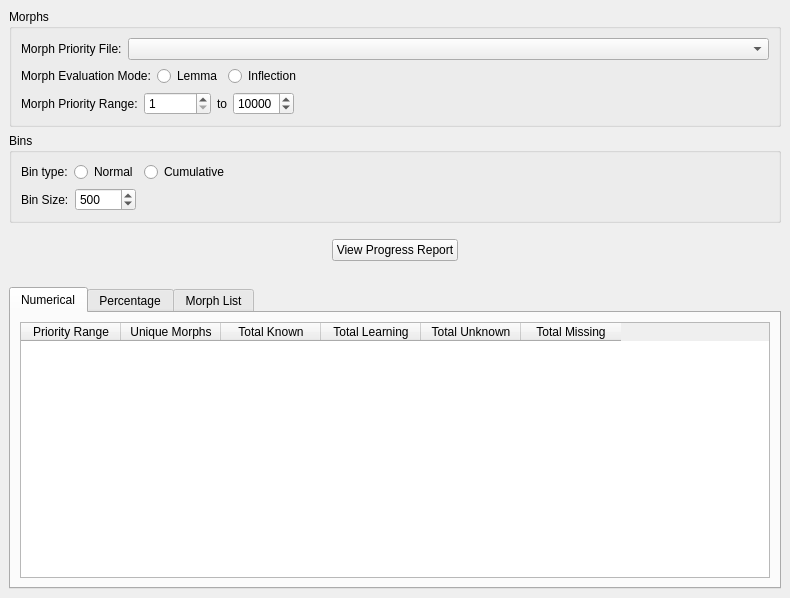
<?xml version="1.0" encoding="UTF-8"?>
<ui version="4.0">
 <class>ProgressionWindow</class>
 <widget class="QMainWindow" name="ProgressionWindow">
  <property name="geometry">
   <rect>
    <x>0</x>
    <y>0</y>
    <width>790</width>
    <height>598</height>
   </rect>
  </property>
  <property name="windowTitle">
   <string>Progression</string>
  </property>
  <widget class="QWidget" name="centralwidget">
   <layout class="QVBoxLayout" name="verticalLayout_4">
    <item>
     <widget class="QGroupBox" name="groupBox">
      <property name="title">
       <string>Morphs</string>
      </property>
      <layout class="QVBoxLayout" name="verticalLayout">
       <item>
        <layout class="QHBoxLayout" name="horizontalLayout_7">
         <item>
          <widget class="QLabel" name="label_6">
           <property name="sizePolicy">
            <sizepolicy hsizetype="Maximum" vsizetype="Preferred">
             <horstretch>0</horstretch>
             <verstretch>0</verstretch>
            </sizepolicy>
           </property>
           <property name="text">
            <string>Morph Priority File:</string>
           </property>
          </widget>
         </item>
         <item>
          <widget class="QComboBox" name="morphPriorityCBox">
           <property name="sizePolicy">
            <sizepolicy hsizetype="Minimum" vsizetype="Fixed">
             <horstretch>0</horstretch>
             <verstretch>0</verstretch>
            </sizepolicy>
           </property>
           <property name="currentIndex">
            <number>-1</number>
           </property>
           <property name="sizeAdjustPolicy">
            <enum>QComboBox::AdjustToContents</enum>
           </property>
           <property name="placeholderText">
            <string/>
           </property>
          </widget>
         </item>
        </layout>
       </item>
       <item>
        <layout class="QHBoxLayout" name="horizontalLayout">
         <item>
          <widget class="QLabel" name="label">
           <property name="enabled">
            <bool>true</bool>
           </property>
           <property name="sizePolicy">
            <sizepolicy hsizetype="Minimum" vsizetype="Minimum">
             <horstretch>0</horstretch>
             <verstretch>0</verstretch>
            </sizepolicy>
           </property>
           <property name="font">
            <font>
             <bold>false</bold>
            </font>
           </property>
           <property name="toolTip">
            <string>Changeable in settings</string>
           </property>
           <property name="text">
            <string>Morph Evaluation Mode:</string>
           </property>
          </widget>
         </item>
         <item>
          <widget class="QRadioButton" name="lemmaRadioButton">
           <property name="enabled">
            <bool>true</bool>
           </property>
           <property name="toolTip">
            <string>Changeable in settings</string>
           </property>
           <property name="text">
            <string>Lemma</string>
           </property>
           <attribute name="buttonGroup">
            <string notr="true">buttonGroup_2</string>
           </attribute>
          </widget>
         </item>
         <item>
          <widget class="QRadioButton" name="inflectionRadioButton">
           <property name="enabled">
            <bool>true</bool>
           </property>
           <property name="toolTip">
            <string>Changeable in settings</string>
           </property>
           <property name="text">
            <string>Inflection</string>
           </property>
           <attribute name="buttonGroup">
            <string notr="true">buttonGroup_2</string>
           </attribute>
          </widget>
         </item>
         <item>
          <spacer name="horizontalSpacer_2">
           <property name="orientation">
            <enum>Qt::Horizontal</enum>
           </property>
           <property name="sizeHint" stdset="0">
            <size>
             <width>40</width>
             <height>20</height>
            </size>
           </property>
          </spacer>
         </item>
        </layout>
       </item>
       <item>
        <layout class="QHBoxLayout" name="horizontalLayout_3">
         <item>
          <widget class="QLabel" name="label_2">
           <property name="text">
            <string>Morph Priority Range:</string>
           </property>
          </widget>
         </item>
         <item>
          <widget class="QSpinBox" name="minPrioritySpinBox">
           <property name="layoutDirection">
            <enum>Qt::LeftToRight</enum>
           </property>
           <property name="minimum">
            <number>1</number>
           </property>
           <property name="maximum">
            <number>100000</number>
           </property>
           <property name="singleStep">
            <number>500</number>
           </property>
          </widget>
         </item>
         <item>
          <widget class="QLabel" name="label_4">
           <property name="text">
            <string>to</string>
           </property>
          </widget>
         </item>
         <item>
          <widget class="QSpinBox" name="maxPrioritySpinBox">
           <property name="minimum">
            <number>1</number>
           </property>
           <property name="maximum">
            <number>50000</number>
           </property>
           <property name="singleStep">
            <number>500</number>
           </property>
           <property name="value">
            <number>10000</number>
           </property>
          </widget>
         </item>
         <item>
          <spacer name="horizontalSpacer">
           <property name="orientation">
            <enum>Qt::Horizontal</enum>
           </property>
           <property name="sizeHint" stdset="0">
            <size>
             <width>40</width>
             <height>20</height>
            </size>
           </property>
          </spacer>
         </item>
        </layout>
       </item>
      </layout>
     </widget>
    </item>
    <item>
     <widget class="QGroupBox" name="groupBox_2">
      <property name="title">
       <string>Bins</string>
      </property>
      <layout class="QVBoxLayout" name="verticalLayout_3">
       <item>
        <layout class="QHBoxLayout" name="horizontalLayout_5">
         <item>
          <widget class="QLabel" name="label_3">
           <property name="text">
            <string>Bin type:</string>
           </property>
          </widget>
         </item>
         <item>
          <widget class="QRadioButton" name="normalRadioButton">
           <property name="text">
            <string>Normal</string>
           </property>
           <attribute name="buttonGroup">
            <string notr="true">buttonGroup</string>
           </attribute>
          </widget>
         </item>
         <item>
          <widget class="QRadioButton" name="cumulativeRadioButton">
           <property name="text">
            <string>Cumulative</string>
           </property>
           <attribute name="buttonGroup">
            <string notr="true">buttonGroup</string>
           </attribute>
          </widget>
         </item>
         <item>
          <spacer name="horizontalSpacer_3">
           <property name="orientation">
            <enum>Qt::Horizontal</enum>
           </property>
           <property name="sizeHint" stdset="0">
            <size>
             <width>40</width>
             <height>20</height>
            </size>
           </property>
          </spacer>
         </item>
        </layout>
       </item>
       <item>
        <layout class="QHBoxLayout" name="horizontalLayout_2">
         <item>
          <widget class="QLabel" name="label_5">
           <property name="text">
            <string>Bin Size:</string>
           </property>
          </widget>
         </item>
         <item>
          <widget class="QSpinBox" name="binSizeSpinBox">
           <property name="minimum">
            <number>100</number>
           </property>
           <property name="maximum">
            <number>10000</number>
           </property>
           <property name="singleStep">
            <number>100</number>
           </property>
           <property name="value">
            <number>500</number>
           </property>
          </widget>
         </item>
         <item>
          <spacer name="horizontalSpacer_4">
           <property name="orientation">
            <enum>Qt::Horizontal</enum>
           </property>
           <property name="sizeHint" stdset="0">
            <size>
             <width>40</width>
             <height>20</height>
            </size>
           </property>
          </spacer>
         </item>
        </layout>
       </item>
      </layout>
     </widget>
    </item>
    <item>
     <layout class="QHBoxLayout" name="horizontalLayout_4">
      <property name="topMargin">
       <number>10</number>
      </property>
      <property name="bottomMargin">
       <number>20</number>
      </property>
      <item>
       <spacer name="horizontalSpacer_6">
        <property name="orientation">
         <enum>Qt::Horizontal</enum>
        </property>
        <property name="sizeHint" stdset="0">
         <size>
          <width>40</width>
          <height>20</height>
         </size>
        </property>
       </spacer>
      </item>
      <item>
       <widget class="QPushButton" name="viewProgressPushButton">
        <property name="text">
         <string>View Progress Report</string>
        </property>
       </widget>
      </item>
      <item>
       <spacer name="horizontalSpacer_5">
        <property name="orientation">
         <enum>Qt::Horizontal</enum>
        </property>
        <property name="sizeHint" stdset="0">
         <size>
          <width>40</width>
          <height>20</height>
         </size>
        </property>
       </spacer>
      </item>
     </layout>
    </item>
    <item>
     <widget class="QTabWidget" name="qTabWidget">
      <property name="sizePolicy">
       <sizepolicy hsizetype="Expanding" vsizetype="Expanding">
        <horstretch>0</horstretch>
        <verstretch>0</verstretch>
       </sizepolicy>
      </property>
      <property name="currentIndex">
       <number>0</number>
      </property>
      <widget class="QWidget" name="tab">
       <attribute name="title">
        <string>Numerical</string>
       </attribute>
       <layout class="QVBoxLayout" name="verticalLayout_6">
        <item>
         <widget class="QTableWidget" name="numericalTableWidget">
          <attribute name="horizontalHeaderStretchLastSection">
           <bool>false</bool>
          </attribute>
          <attribute name="verticalHeaderVisible">
           <bool>false</bool>
          </attribute>
          <attribute name="verticalHeaderStretchLastSection">
           <bool>false</bool>
          </attribute>
          <column>
           <property name="text">
            <string>Priority Range</string>
           </property>
          </column>
          <column>
           <property name="text">
            <string>Unique Morphs</string>
           </property>
          </column>
          <column>
           <property name="text">
            <string>Total Known</string>
           </property>
          </column>
          <column>
           <property name="text">
            <string>Total Learning</string>
           </property>
          </column>
          <column>
           <property name="text">
            <string>Total Unknown</string>
           </property>
          </column>
          <column>
           <property name="text">
            <string>Total Missing</string>
           </property>
          </column>
         </widget>
        </item>
       </layout>
      </widget>
      <widget class="QWidget" name="tab_2">
       <attribute name="title">
        <string>Percentage</string>
       </attribute>
       <layout class="QVBoxLayout" name="verticalLayout_7">
        <item>
         <widget class="QTableWidget" name="percentTableWidget">
          <attribute name="verticalHeaderVisible">
           <bool>false</bool>
          </attribute>
          <column>
           <property name="text">
            <string>Priority Range</string>
           </property>
          </column>
          <column>
           <property name="text">
            <string>Unique Morphs</string>
           </property>
          </column>
          <column>
           <property name="text">
            <string>% Known</string>
           </property>
          </column>
          <column>
           <property name="text">
            <string>% Learning</string>
           </property>
          </column>
          <column>
           <property name="text">
            <string>% Unknown</string>
           </property>
          </column>
          <column>
           <property name="text">
            <string>% Missing</string>
           </property>
          </column>
         </widget>
        </item>
       </layout>
      </widget>
      <widget class="QWidget" name="tab_3">
       <attribute name="title">
        <string>Morph List</string>
       </attribute>
       <layout class="QVBoxLayout" name="verticalLayout_2">
        <item>
         <widget class="QTableWidget" name="morphTableWidget">
          <property name="enabled">
           <bool>true</bool>
          </property>
          <property name="sizePolicy">
           <sizepolicy hsizetype="Expanding" vsizetype="Expanding">
            <horstretch>0</horstretch>
            <verstretch>0</verstretch>
           </sizepolicy>
          </property>
          <property name="minimumSize">
           <size>
            <width>0</width>
            <height>0</height>
           </size>
          </property>
          <property name="autoFillBackground">
           <bool>false</bool>
          </property>
          <attribute name="verticalHeaderVisible">
           <bool>false</bool>
          </attribute>
          <column>
           <property name="text">
            <string>Priority</string>
           </property>
          </column>
          <column>
           <property name="text">
            <string>Lemma</string>
           </property>
          </column>
          <column>
           <property name="text">
            <string>Inflection</string>
           </property>
          </column>
          <column>
           <property name="text">
            <string>Status</string>
           </property>
          </column>
         </widget>
        </item>
       </layout>
      </widget>
     </widget>
    </item>
   </layout>
  </widget>
 </widget>
 <resources/>
 <connections/>
 <buttongroups>
  <buttongroup name="buttonGroup"/>
  <buttongroup name="buttonGroup_2"/>
 </buttongroups>
</ui>
